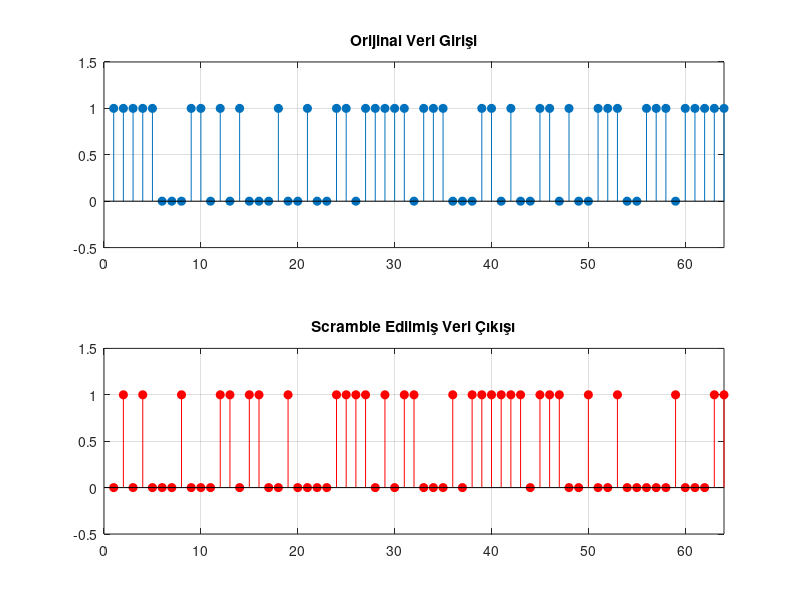

The MATLAB script that drew this image:
function [tx_output, scrambled_service, scrambled_data] = Scrambler(init_seed, input_data, doPlot)
% Scrambler 802.11 TX
% Usage:
%   [tx_output, scrambled_service, scrambled_data] = Scrambler()
%   [tx_output, scrambled_service, scrambled_data] = Scrambler(init_seed, input_data)
%   [tx_output, scrambled_service, scrambled_data] = Scrambler(init_seed, input_data, doPlot)
%
% If called with no arguments, the function uses default seed and a
% random 64-bit payload (same behavior as the original script).

if nargin < 1 || isempty(init_seed)
    init_seed = [1 0 1 1 1 0 1];
end

if nargin < 2 || isempty(input_data)
    packet_length = 64;
    input_data = randi([0 1], 1, packet_length);
else
    packet_length = length(input_data);
end

if nargin < 3 || isempty(doPlot)
    doPlot = true;
end

service_field = zeros(1, 16);
full_payload = [service_field, input_data];

% TX SCRAMBLER SIMULATION
current_state = init_seed;
tx_output = zeros(1, length(full_payload));

fprintf('--- TX SCRAMBLER BAŞLIYOR ---\n');
fprintf('Başlangıç State (Seed): %s\n\n', num2str(init_seed));

for k = 1:length(full_payload)
    b6 = current_state(1);
    b3 = current_state(4);
    feedback = xor(b6, b3);
    input_bit = full_payload(k);
    scrambled_bit = xor(input_bit, feedback);
    tx_output(k) = scrambled_bit;
    current_state = [current_state(2:end), feedback];
end

% Split outputs
scrambled_service = tx_output(1:16);
scrambled_data    = tx_output(17:end);

% Display when outputs are not captured or when plotting requested
if nargout == 0 || doPlot
    disp('-------------------------------------------------------------');
    disp('GİRİŞ VERİSİ (INPUT DATA - İlk 64 Bit):');
    disp(num2str(input_data));
    disp('-------------------------------------------------------------');
    disp(' ');
    disp('ÇIKIŞ - BÖLÜM 1: SERVICE FIELD (İlk 16 Bit - Input hep 0 idi):');
    disp(num2str(scrambled_service));
    disp(' ');
    disp('ÇIKIŞ - BÖLÜM 2: SCRAMBLED DATA (Karıştırılmış Veri):');
    disp(num2str(scrambled_data));
    disp('-------------------------------------------------------------');
end

if doPlot
    figure;
    subplot(2,1,1);
    stem(input_data, 'filled');
    title('Orijinal Veri Girişi');
    ylim([-0.5 1.5]); xlim([0 packet_length]);
    grid on;

    subplot(2,1,2);
    stem(scrambled_data, 'filled', 'r');
    title('Scramble Edilmiş Veri Çıkışı');
    ylim([-0.5 1.5]); xlim([0 packet_length]);
    grid on;
end

end
